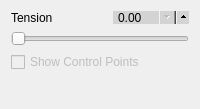
                 <widget class="QWidget" name="tab_14">
                  <attribute name="title">
                   <string>Smooth</string>
                  </attribute>
                  <layout class="QVBoxLayout" name="verticalLayout_104">
                   <item>
                    <layout class="QVBoxLayout" name="verticalLayout_174">
                     <item>
                      <layout class="QHBoxLayout" name="horizontalLayout_186">
                       <item>
                        <widget class="QLabel" name="label_183">
                         <property name="focusPolicy">
                          <enum>Qt::NoFocus</enum>
                         </property>
                         <property name="text">
                          <string>Tension</string>
                         </property>
                        </widget>
                       </item>
                       <item>
                        <widget class="QDoubleSpinBox" name="linestring_smooth_tension_spin">
                         <property name="focusPolicy">
                          <enum>Qt::ClickFocus</enum>
                         </property>
                         <property name="styleSheet">
                          <string notr="true">QDoubleSpinBox {
	max-height: 11px;
	min-height: 11px;
    min-width: 60px;
    max-width: 60px;
    padding-right: 10px;
    background-color: lightgray;
    padding-top: -2px;
    padding-bottom: -2px;
}

QDoubleSpinBox::up-button {
  subcontrol-origin: padding;
  subcontrol-position: right center;
  left: 7px;
  height: 18px;
  width: 18px;
}

QDoubleSpinBox::down-button {
  subcontrol-origin: content;
  subcontrol-position: right center;
  left: 0px;
  top: 0px;
  height: 18px;
  width: 18px;
}

</string>
                         </property>
                        </widget>
                       </item>
                      </layout>
                     </item>
                     <item>
                      <widget class="QSlider" name="linestring_smooth_tension_slider">
                       <property name="focusPolicy">
                        <enum>Qt::NoFocus</enum>
                       </property>
                       <property name="styleSheet">
                        <string notr="true"/>
                       </property>
                       <property name="orientation">
                        <enum>Qt::Horizontal</enum>
                       </property>
                      </widget>
                     </item>
                    </layout>
                   </item>
                   <item>
                    <widget class="QCheckBox" name="checkBox">
                     <property name="enabled">
                      <bool>false</bool>
                     </property>
                     <property name="text">
                      <string>Show Control Points</string>
                     </property>
                    </widget>
                   </item>
                   <item>
                    <spacer name="verticalSpacer_21">
                     <property name="orientation">
                      <enum>Qt::Vertical</enum>
                     </property>
                     <property name="sizeType">
                      <enum>QSizePolicy::Ignored</enum>
                     </property>
                     <property name="sizeHint" stdset="0">
                      <size>
                       <width>20</width>
                       <height>26</height>
                      </size>
                     </property>
                    </spacer>
                   </item>
                  </layout>
                 </widget>
